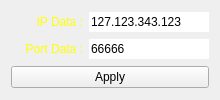
             <widget class="QWidget" name="tab_8">
              <attribute name="title">
               <string>Connection 2</string>
              </attribute>
              <layout class="QGridLayout" name="gridLayout_3">
               <item row="0" column="0">
                <layout class="QHBoxLayout" name="horizontalLayout_5">
                 <item>
                  <widget class="QLabel" name="label_11">
                   <property name="minimumSize">
                    <size>
                     <width>72</width>
                     <height>0</height>
                    </size>
                   </property>
                   <property name="layoutDirection">
                    <enum>Qt::LeftToRight</enum>
                   </property>
                   <property name="styleSheet">
                    <string notr="true">color: rgb(255, 255, 0);</string>
                   </property>
                   <property name="text">
                    <string>IP Data :</string>
                   </property>
                   <property name="alignment">
                    <set>Qt::AlignRight|Qt::AlignTrailing|Qt::AlignVCenter</set>
                   </property>
                  </widget>
                 </item>
                 <item>
                  <widget class="QLineEdit" name="lineEditIPData_2">
                   <property name="minimumSize">
                    <size>
                     <width>120</width>
                     <height>0</height>
                    </size>
                   </property>
                   <property name="maximumSize">
                    <size>
                     <width>120</width>
                     <height>16777215</height>
                    </size>
                   </property>
                   <property name="inputMask">
                    <string>000.000.000.000</string>
                   </property>
                   <property name="text">
                    <string>127.123.343.123</string>
                   </property>
                   <property name="maxLength">
                    <number>15</number>
                   </property>
                   <property name="frame">
                    <bool>false</bool>
                   </property>
                  </widget>
                 </item>
                </layout>
               </item>
               <item row="1" column="0">
                <layout class="QHBoxLayout" name="horizontalLayout_7">
                 <item>
                  <widget class="QLabel" name="label_8">
                   <property name="minimumSize">
                    <size>
                     <width>72</width>
                     <height>0</height>
                    </size>
                   </property>
                   <property name="styleSheet">
                    <string notr="true">color: rgb(255, 255, 0);</string>
                   </property>
                   <property name="text">
                    <string>Port Data :</string>
                   </property>
                   <property name="alignment">
                    <set>Qt::AlignRight|Qt::AlignTrailing|Qt::AlignVCenter</set>
                   </property>
                  </widget>
                 </item>
                 <item>
                  <widget class="QLineEdit" name="lineEditPortData_3">
                   <property name="minimumSize">
                    <size>
                     <width>120</width>
                     <height>0</height>
                    </size>
                   </property>
                   <property name="maximumSize">
                    <size>
                     <width>120</width>
                     <height>16777215</height>
                    </size>
                   </property>
                   <property name="text">
                    <string>66666</string>
                   </property>
                   <property name="maxLength">
                    <number>5</number>
                   </property>
                   <property name="frame">
                    <bool>false</bool>
                   </property>
                  </widget>
                 </item>
                </layout>
               </item>
               <item row="2" column="0">
                <widget class="QPushButton" name="pushButtonApply_7">
                 <property name="enabled">
                  <bool>true</bool>
                 </property>
                 <property name="styleSheet">
                  <string notr="true"/>
                 </property>
                 <property name="text">
                  <string>Apply</string>
                 </property>
                </widget>
               </item>
              </layout>
             </widget>
